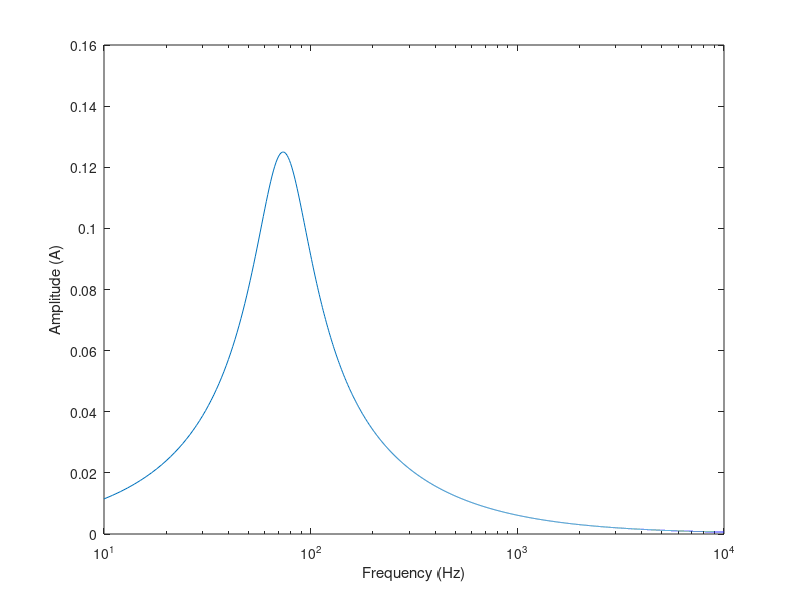

Write MATLAB code to recreate this figure.
freq=10:1:10000;
w_d=2*pi*freq;
R=80;
L=260E-3;
C=18E-6;
v_m=10;
I=v_m./sqrt(R^2+(w_d.*L-1./(w_d.*C)).^2);
semilogx(freq,I)

xlabel('Frequency (Hz)');
ylabel('Amplitude (A)');